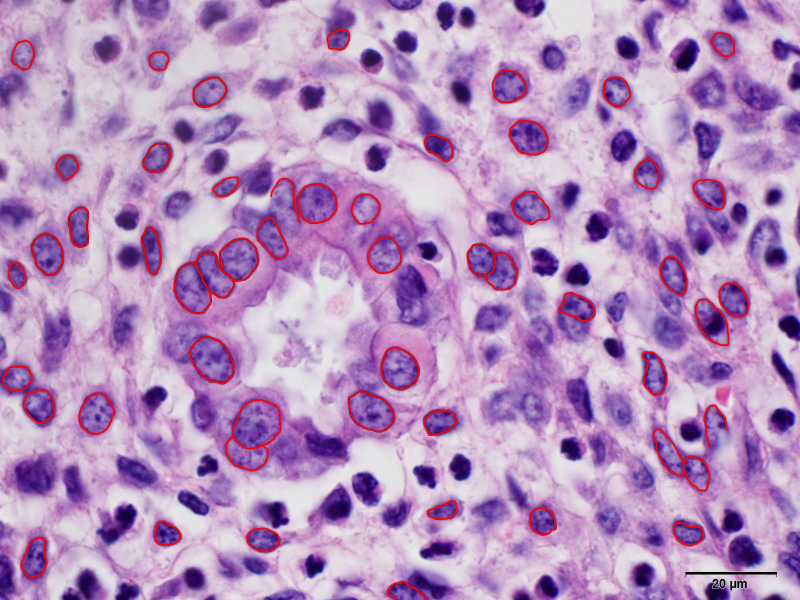
#> input picture image/lined2.jpg, 1600 x 1200 px (shown at 1/2 size)
$ python kirinuki.py   (Python 2 division)
#> lines starting #> are read from the running program, lines starting #| are printed output that depends on the picture
import cv2
import numpy as np

#img = cv2.imread("/Users/satokazuki/Desktop/lined2.jpg")
#img2 = cv2.imread("/Users/satokazuki/Desktop/ori.jpg")
img = cv2.imread("image/lined2.jpg")
#> img is the input picture: shape (1200, 1600, 3); mean B, G, R 189.5, 143.3, 180.7
img2 = cv2.imread("image/ori.jpg", 0)
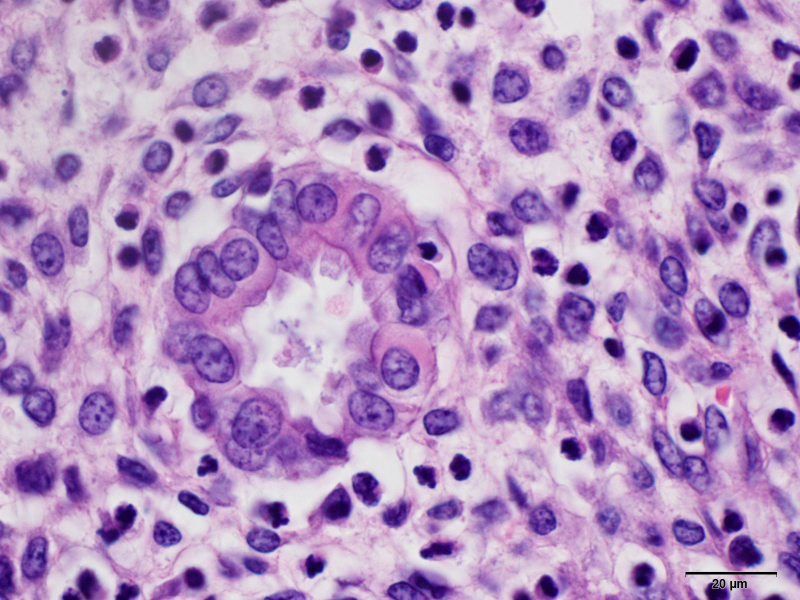
#> input picture image/ori.jpg, 1600 x 1200 px (shown at 1/2 size)
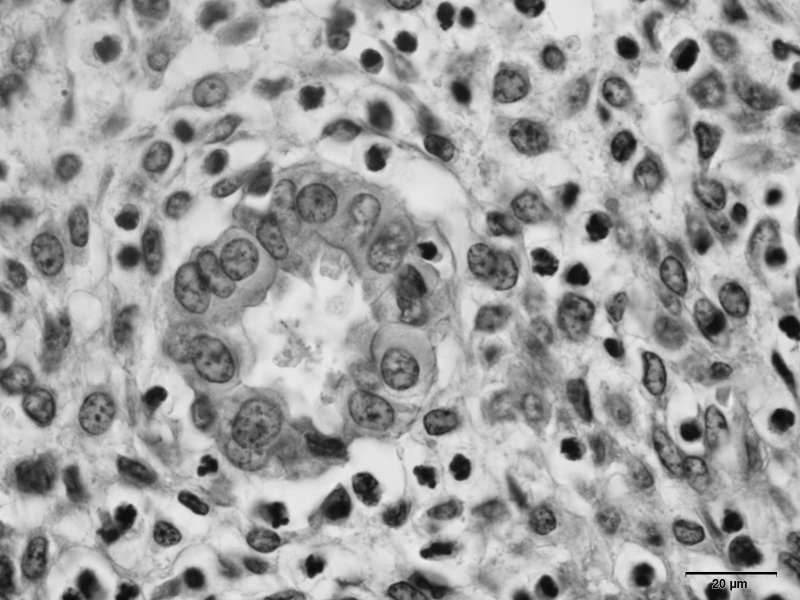
#> img2: shape (1200, 1600) (shown at 1/2 size); min 0, max 236, mean 160.1
#length = 64
length = 254
half = length/2
#f = open("/Users/satokazuki/Desktop/redlist.txt", 'w')

height = img.shape[0]
#> height = 1200
width = img.shape[1]
#> width = 1600

count = 0
'''
for y in range(0, height - 1):
	for x in range(0, width - 1):
		if (img[y, x, 2] > 200 and img[y, x, 1] < 100 and img[y, x, 0] <100):
			if (y - half >= 0 and y + half < height and x - half >= 0 and x + half < width):
				copy = img2[y - half : y + half +1 , x - half : x + half +1]
				cv2.imwrite("/Users/satokazuki/Desktop/training/" + str(x) + "_"+str(y)+ ".png", copy)
				count = count + 1
			#f.write(str(x) + " " + str(y) + " " + str(img[y, x, 2]) + "\n")
'''
for y in range(755, 1011):
	for x in range(130, 386):
		if (img[y, x, 2] > 200 and img[y, x, 1] < 100 and img[y, x, 0] <100):
			if (y - half >= 0 and y + half < height and x - half >= 0 and x + half < width):
				copy = img2[y - half : y + half +1 , x - half : x + half +1]
				cv2.imwrite("/Users/satokazuki/Desktop/zikken2/" + str(x) + "_"+str(y)+ ".png", copy)
				count = count + 1
#> after the loop, count = 688
print(count)
#| 688
